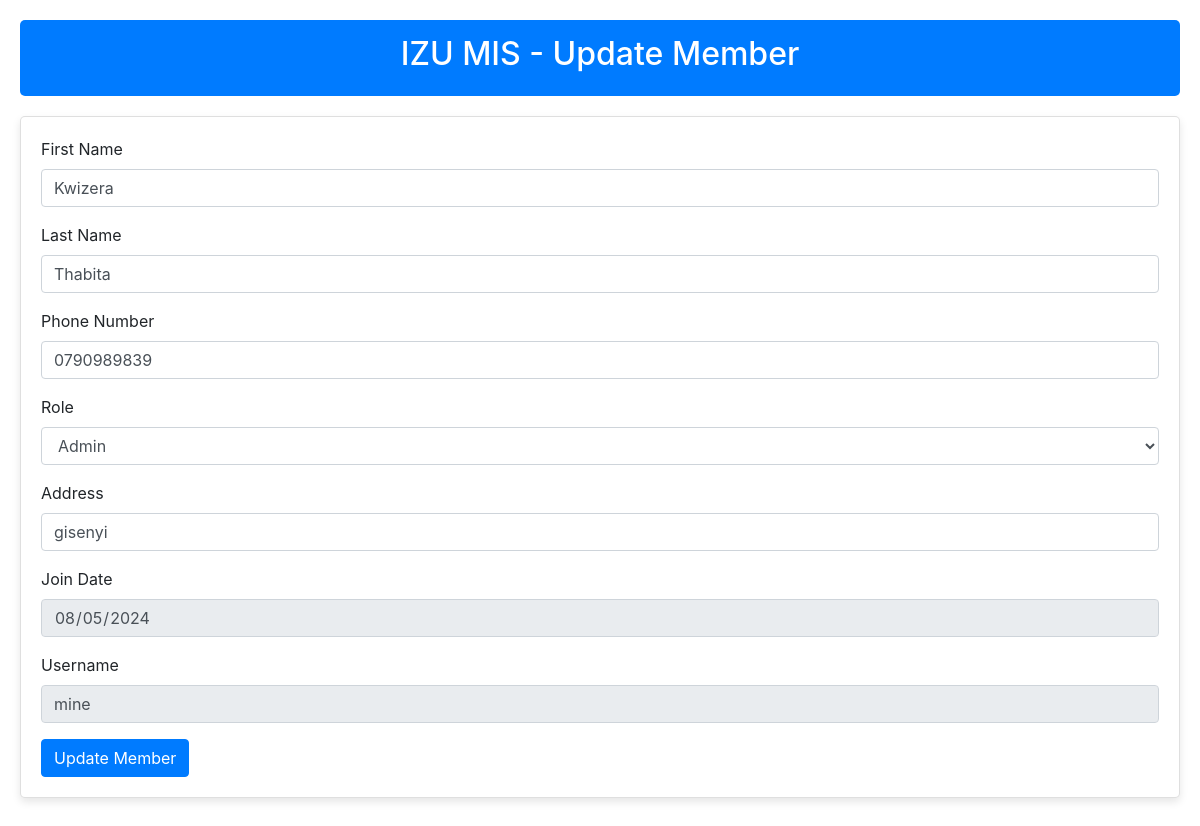
Screenshot of /update_member.php?id=28 with the database file from the repository.
### tables this page shows
CREATE TABLE `members` (
  `id` int(11) NOT NULL,
  `first_name` varchar(50) NOT NULL,
  `last_name` varchar(50) NOT NULL,
  `phone_number` varchar(255) NOT NULL,
  `type` varchar(255) NOT NULL,
  `address` varchar(255) NOT NULL,
  `join_date` date NOT NULL,
  `username` varchar(255) NOT NULL,
  `password` varchar(255) NOT NULL
);

### update_member.php (the view, shortened to what this page needs)
<?php
require_once 'config.php';
if (isset($_GET['id'])) {
    $id = $_GET['id'];
    $sql = 'SELECT * FROM members WHERE id = :id';
    $stmt = $pdo->prepare($sql);
    $stmt->execute(['id' => $id]);
    $member = $stmt->fetch();
} else {
    die('ID not specified.');
}
?>
<!DOCTYPE html>
<html lang="en">
<head>
    <link href="https://stackpath.bootstrapcdn.com/bootstrap/4.5.2/css/bootstrap.min.css" rel="stylesheet">
</head>
<body>
    <div class="content">
        <div class="header">
            <h2>IZU MIS - Update Member</h2>
        </div>
        <div id="update-member" class="card">
            <form method="POST" id="updateForm">
                <div class="form-group">
                    <label for="first_name">First Name</label>
                    <input type="text" class="form-control" id="first_name" name="first_name" value="<?php echo htmlspecialchars($member['first_name']); ?>" required pattern="[A-Za-z]+" title="Letters only">
                </div>
                <div class="form-group">
                    <label for="last_name">Last Name</label>
                    <input type="text" class="form-control" id="last_name" name="last_name" value="<?php echo htmlspecialchars($member['last_name']); ?>" required pattern="[A-Za-z]+" title="Letters only">
                </div>
                <div class="form-group">
                    <label for="phone_number">Phone Number</label>
                    <input type="text" class="form-control" id="phone_number" name="phone_number" value="<?php echo htmlspecialchars($member['phone_number']); ?>" required pattern="^(078|079|073|072)\d{7}$" title="Phone number must start with 078, 079, 073, or 072 and be exactly 10 digits" maxlength="10" minlength="10">
                </div>
                <div class="form-group">
                    <label for="type">Role</label>
                    <select class="form-control" id="type" name="type" required>
                        <option value="Admin" <?php if ($member['type'] == 'Admin') echo 'selected'; ?>>Admin</option>
                    </select>
                </div>
                <div class="form-group">
                    <label for="address">Address</label>
                    <input type="text" class="form-control" id="address" name="address" value="<?php echo htmlspecialchars($member['address']); ?>" required>
                </div>
                <div class="form-group">
                    <label for="join_date">Join Date</label>
                    <input type="date" class="form-control" id="join_date" name="join_date" value="<?php echo date('Y-m-d'); ?>" required readonly>
                </div>
                <div class="form-group">
                    <label for="username">Username</label>
                    <input type="text" class="form-control" id="username" name="username" value="<?php echo htmlspecialchars($member['username']); ?>" readonly>
                </div>
                <button type="submit" class="btn btn-primary">Update Member</button>
            </form>
        </div>
    </div>
</body>
</html>

### update_member.php (style rules this page uses)
.content { padding: 20px; width: 100%; }
.header { background-color: #007bff; color: white; padding: 15px; text-align: center; border-radius: 5px; margin-bottom: 20px; }
.card { padding: 20px; border-radius: 5px; box-shadow: 0 4px 8px rgba(0, 0, 0, 0.1); margin-bottom: 20px; }

### rows the page displays
members: first_name "Kwizera", last_name "Thabita", phone_number "0790989839", type "Admin", address "gisenyi", username "mine"
